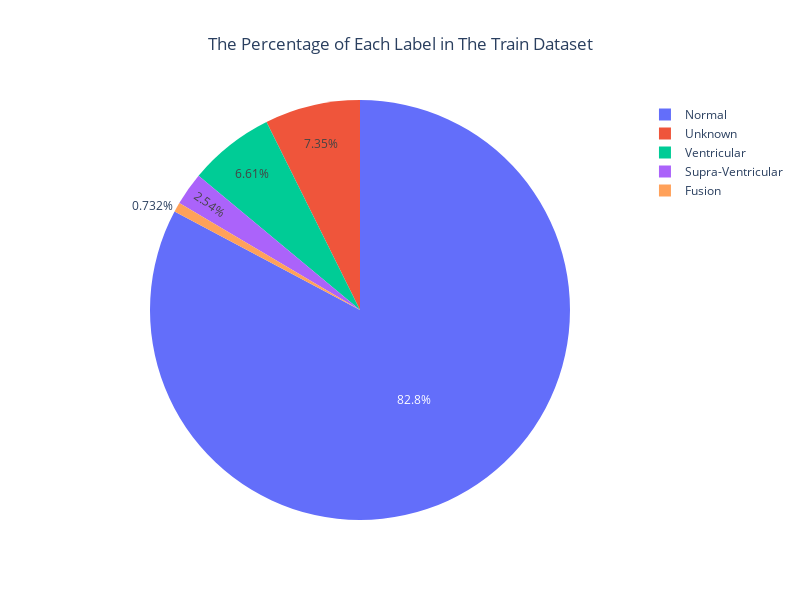

The notebook cell this image was saved under:
### Code cell
pie_fig = px.pie(names=value_counts_train.index, values=value_counts_train.values,
                 title="The Percentage of Each Label in The Train Dataset")

pie_fig.update_layout(title_x=0.5, width=800, height=600)
pie_fig.show()

### Figure 1 — Plotly figure (JSON) as saved in the notebook; plotly's stock layout.template omitted (floating-point values rounded to 4 significant figures)
{"data": [{"domain": {"x": [0, 1], "y": [0, 1]}, "hovertemplate": "label=%{label}<br>value=%{value}<extra></extra>", "labels": ["Normal", "Unknown", "Ventricular", "Supra-Ventricular", "Fusion"], "legendgroup": "", "name": "", "showlegend": true, "type": "pie", "values": [72471, 6431, 5788, 2223, 641]}], "layout": {"height": 600, "legend": {"tracegroupgap": 0}, "title": {"text": "The Percentage of Each Label in The Train Dataset", "x": 0.5}, "width": 800}}
